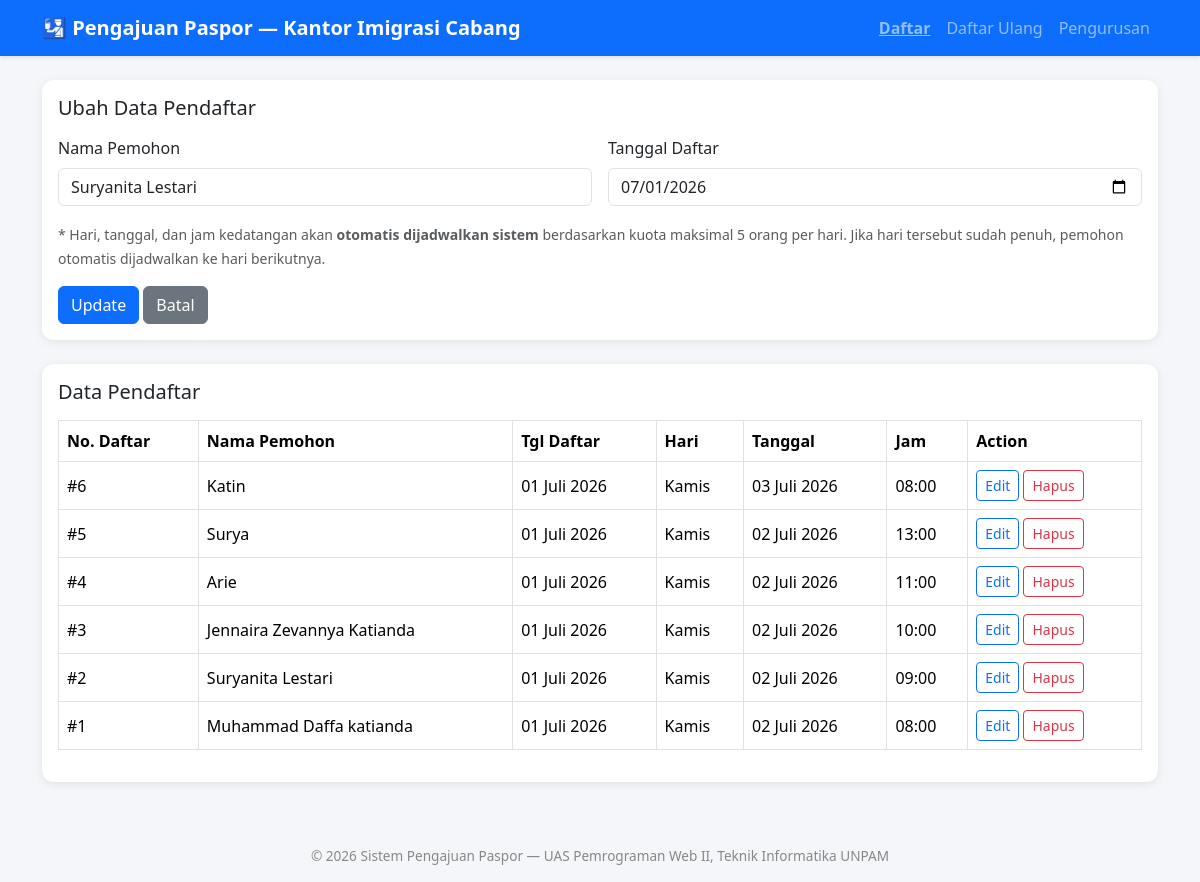
The app's page /daftar.php?edit=2 with its own data.
### tables this page shows
CREATE TABLE pendaftar (
  no_daftar     INT AUTO_INCREMENT PRIMARY KEY,
  nama_pemohon  VARCHAR(100) NOT NULL,
  tgl_daftar    DATE NOT NULL,
  hari          VARCHAR(20) NOT NULL,    
  tanggal       DATE NOT NULL,           
  jam           TIME NOT NULL,           
  created_at    TIMESTAMP DEFAULT CURRENT_TIMESTAMP
);

### includes/functions.php (called while the page is built, shortened)
<?php
function format_tanggal_indo($tanggal) {
    $bulan = [1=>'Januari','Februari','Maret','April','Mei','Juni','Juli','Agustus','September','Oktober','November','Desember'];
    $d = date('d', strtotime($tanggal));
    $m = (int)date('n', strtotime($tanggal));
    $y = date('Y', strtotime($tanggal));
    return "$d {$bulan[$m]} $y";
}
?>

### daftar.php (the view, shortened to what this page needs)
<?php
require 'config.php';
require 'includes/functions.php';
$edit_data = null;
if (isset($_GET['edit'])) {
    $id = (int)$_GET['edit'];
    $q  = mysqli_query($koneksi, "SELECT * FROM pendaftar WHERE no_daftar=$id");
    $edit_data = mysqli_fetch_assoc($q);
}
$data = mysqli_query($koneksi, "SELECT * FROM pendaftar ORDER BY no_daftar DESC");
include 'includes/header.php';
?>
<div class="card mb-4">
  <div class="card-body">
    <h5 class="card-title mb-3"><?= $edit_data ? 'Ubah Data Pendaftar' : 'Input Pendaftaran' ?></h5>
    <form method="POST" class="row g-3">
      <div class="col-md-6">
        <label class="form-label">Nama Pemohon</label>
        <input type="text" name="nama_pemohon" class="form-control" required
               value="<?= htmlspecialchars($edit_data['nama_pemohon'] ?? '') ?>">
      </div>
      <div class="col-md-6">
        <label class="form-label">Tanggal Daftar</label>
        <input type="date" name="tgl_daftar" class="form-control" required
               value="<?= $edit_data['tgl_daftar'] ?? date('Y-m-d') ?>">
      </div>
      <div class="col-12">
        <small class="text-muted">
          * Hari, tanggal, dan jam kedatangan akan <strong>otomatis dijadwalkan sistem</strong>
          berdasarkan kuota maksimal 5 orang per hari. Jika hari tersebut sudah penuh,
          pemohon otomatis dijadwalkan ke hari berikutnya.
        </small>
      </div>
      <div class="col-12">
        <button type="submit" class="btn btn-primary"><?= $edit_data ? 'Update' : 'Simpan' ?></button>
        <?php if ($edit_data): ?>
          <a href="daftar.php" class="btn btn-secondary">Batal</a>
        <?php endif; ?>
      </div>
    </form>
  </div>
</div>
<div class="card">
  <div class="card-body">
    <h5 class="card-title mb-3">Data Pendaftar</h5>
    <div class="table-responsive">
      <table class="table table-bordered table-hover align-middle">
        <thead>
          <tr>
            <th>No. Daftar</th>
            <th>Nama Pemohon</th>
            <th>Tgl Daftar</th>
            <th>Hari</th>
            <th>Tanggal</th>
            <th>Jam</th>
            <th>Action</th>
          </tr>
        </thead>
        <tbody>
          <?php if (mysqli_num_rows($data) == 0): ?>
            <tr><td colspan="7" class="text-center text-muted">Belum ada data pendaftar</td></tr>
          <?php else: ?>
            <?php while ($row = mysqli_fetch_assoc($data)): ?>
              <tr>
                <td>#<?= $row['no_daftar'] ?></td>
                <td><?= htmlspecialchars($row['nama_pemohon']) ?></td>
                <td><?= format_tanggal_indo($row['tgl_daftar']) ?></td>
                <td><?= $row['hari'] ?></td>
                <td><?= format_tanggal_indo($row['tanggal']) ?></td>
                <td><?= substr($row['jam'],0,5) ?></td>
                <td>
                  <a href="daftar.php?edit=<?= $row['no_daftar'] ?>" class="btn btn-sm btn-outline-primary">Edit</a>
                  <a href="daftar.php?hapus=<?= $row['no_daftar'] ?>" class="btn btn-sm btn-outline-danger"
                     onclick="return confirm('Hapus data pendaftar ini?')">Hapus</a>
                </td>
              </tr>
            <?php endwhile; ?>
          <?php endif; ?>
        </tbody>
      </table>
    </div>
  </div>
</div>
<?php include 'includes/footer.php'; ?>

### includes/header.php (style rules this page uses)
body { background:#f4f6f9; }
.card { border:none; box-shadow:0 2px 10px rgba(0,0,0,.08); border-radius:12px; }
.table thead { background:#0d6efd; color:#fff; }
.table td, .table th { vertical-align:middle; }

### records on screen
pendaftar: nama_pemohon "Suryanita Lestari", tgl_daftar "07/01/2026", no_daftar "2", tgl_daftar "01 Juli 2026", hari "Kamis", tanggal "02 Juli 2026", jam "09:00"
pendaftar: no_daftar "6", nama_pemohon "Katin", tgl_daftar "01 Juli 2026", hari "Kamis", tanggal "03 Juli 2026", jam "08:00"
pendaftar: no_daftar "5", nama_pemohon "Surya", tgl_daftar "01 Juli 2026", hari "Kamis", tanggal "02 Juli 2026", jam "13:00"
pendaftar: no_daftar "4", nama_pemohon "Arie", tgl_daftar "01 Juli 2026", hari "Kamis", tanggal "02 Juli 2026", jam "11:00"
pendaftar: no_daftar "3", nama_pemohon "Jennaira Zevannya Katianda", tgl_daftar "01 Juli 2026", hari "Kamis", tanggal "02 Juli 2026", jam "10:00"
pendaftar: no_daftar "1", nama_pemohon "Muhammad Daffa katianda", tgl_daftar "01 Juli 2026", hari "Kamis", tanggal "02 Juli 2026", jam "08:00"
